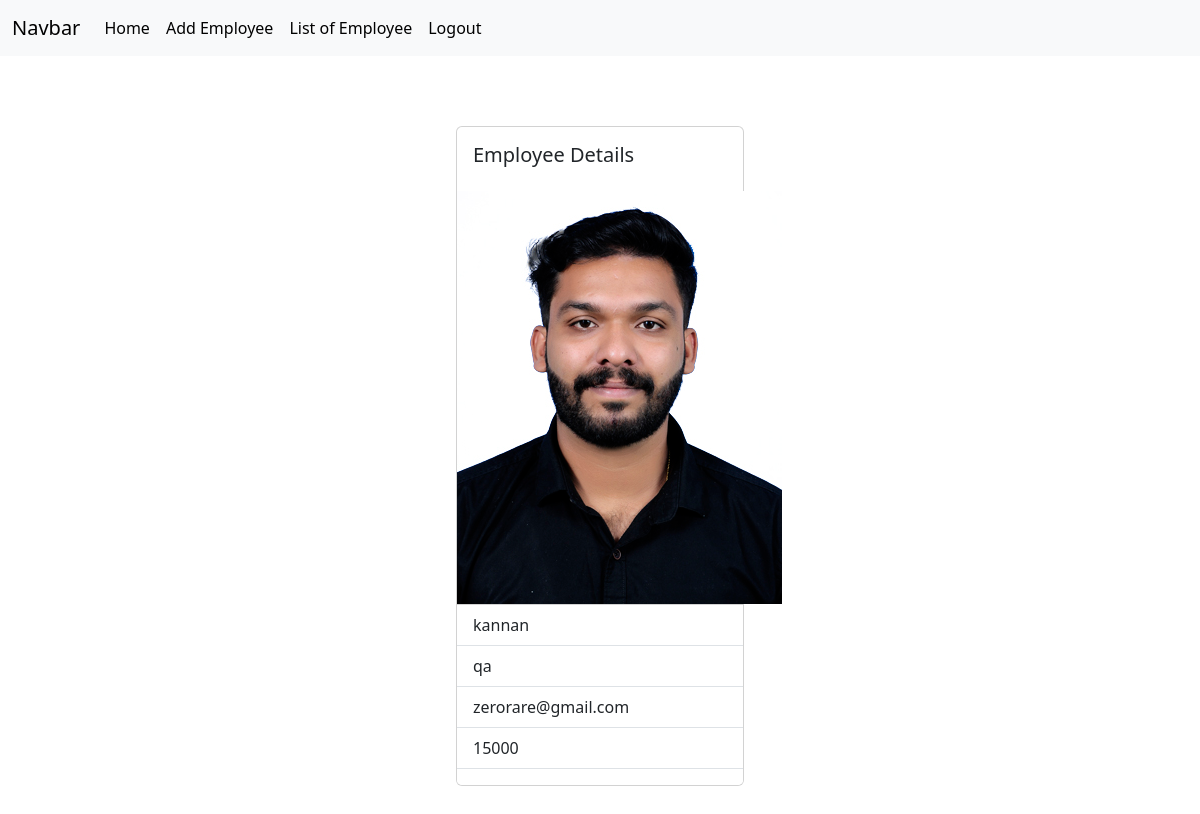
Page /employee/11 (signed in) on the committed database.
### crm/models.py (models this page shows, shortened)
class Employee(models.Model):
    name=models.CharField(max_length=100)
    department=models.CharField(max_length=100)
    salary=models.PositiveSmallIntegerField()
    email=models.EmailField()
    contact=models.CharField(max_length=200,null=True)
    profile_pic=models.ImageField(upload_to="images",null=True,blank=True)
    dob=models.DateField(null=True,blank=True)

### crm/views.py (the view)
# urls.py: path("employee/<int:pk>",views.EmployeeDetailView.as_view(),name="emp_detail"),
@method_decorator(signin_required,name="dispatch")
class EmployeeDetailView(View):
    def get(self,request,*args,**kwargs):
        id=kwargs.get("pk")
        qs=Employee.objects.get(id=id)
        return render(request,"emp_detail.html",{"data":qs})

### crm/views.py (called while the page is built)
def signin_required(fn):
    def wrapper(request,*args,**kwargs):
        if not request.user.is_authenticated:
            messages.error(request,"invalid session")
            return redirect("signin")
        else:
            return fn(request,*args,**kwargs)
    return wrapper

### crm/templates/emp_detail.html
{%extends 'base.html'%}
{%block body_block%}
<body style="height: 100vh;">
    <div class="container d-flex justify-content-center align-items-center" style="height: 800px;">
            <div class="card" style="width: 18rem;">
                <div class="card-body">
                    <h5 class="card-title">Employee Details</h5>
                </div>
                <div>
                    {%if data.profile_pic%}
                     <img src="{{data.profile_pic.url}}" alt="">
                    {%endif%}
                </div>
                <ul class="list-group list-group-flush">
                    <li class="list-group-item">{{data.name}}</li>
                    <li class="list-group-item">{{data.department}}</li>
                    <li class="list-group-item">{{data.email}}</li>
                    <li class="list-group-item">{{data.salary}}</li>
                    <li class="list-group-item">{{data.contacts}}</li>
                </ul>
            </div>
    </div>
{%endblock%}

### rows in the picture
Employee: profile_pic (picture), name "kannan", department "qa", email "zerorare@gmail.com", salary "15000"
